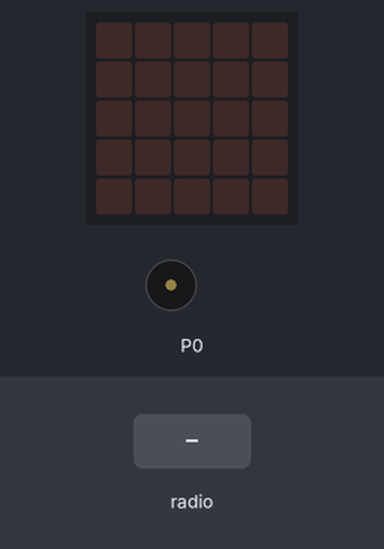
The program below on a simulated BBC micro:bit (MakeCode). Shown: the board's 5×5 LED display, buzzer (waves = sounding). The test bench sets the inputs (shaded band).

Above: at 1.2 s.
1.3 s: radio message "verde=1" arrives
At 1.8 s:
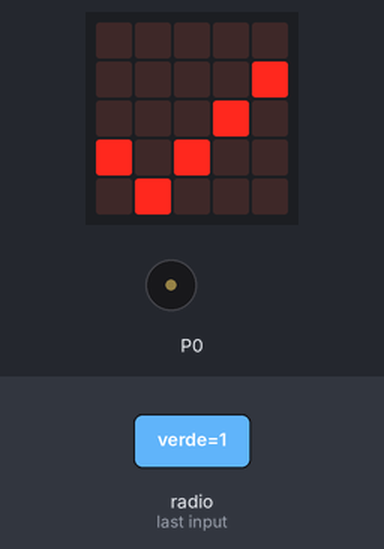
At 3.0 s:
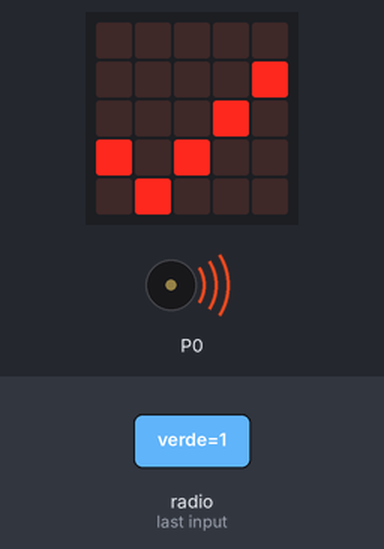
Timing chart, 0 to 12.3 s (numbered marks = the images above; inputs shaded):
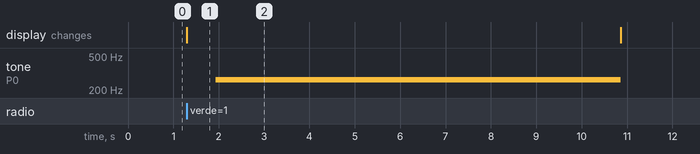

Measured:
- after the input at 1.3 s, tone on P0: silent → 262 Hz after 0.64 s, → silent 8.9 s later; the display: changes at once (image 1)

The program:

main.ts
```typescript
radio.onReceivedValue(function (name, value) {
    if (name == "verde") {
        if (value == 1) {
            basic.showIcon(IconNames.Yes)
            for (let índice = 0; índice <= 255; índice++) {
                if (value == 1) {
                    music.setVolume(índice)
                    music.ringTone(262)
                    basic.pause(35)
                } else if (value == 0) {
                    break;
                }
            }
            music.stopAllSounds()
            basic.clearScreen()
        }
    }
})
radio.setGroup(10)
```

test.ts
```typescript
// testes vão aqui; isto não será compilado quando este pacote for usado como uma extensão.
```
